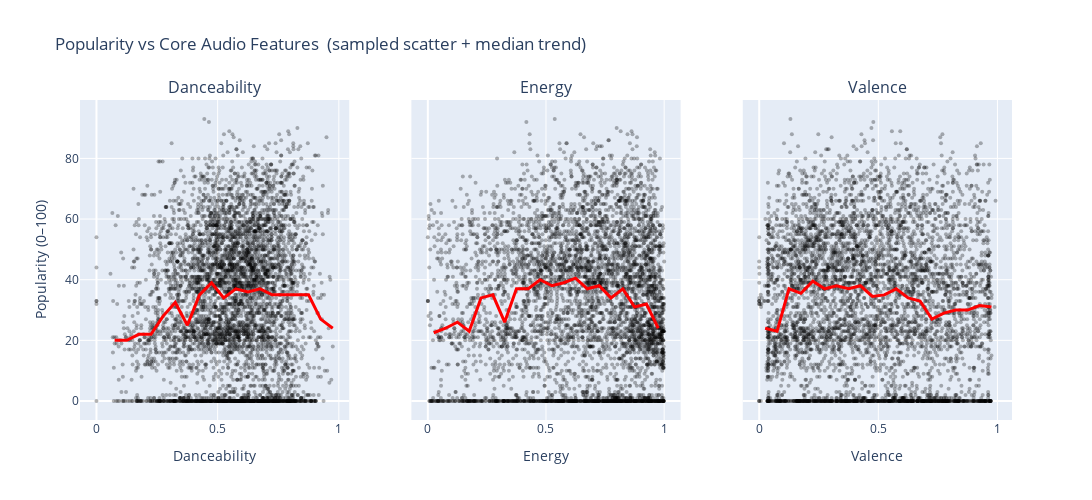

Notebook cell for this chart:
### Markdown cell above
### 4.1 Association with popularity

### Code cell
# features to compare → (column_name, pretty_label)
vars_ = [("danceability", "Danceability"),
         ("energy",       "Energy"),
         ("valence",      "Valence")]

# ╭─────────────────── 2. create 1×3 subplot figure ─────────────────────────╮
fig = make_subplots(
    rows=1, cols=3, shared_yaxes=True,
    subplot_titles=[lbl for _, lbl in vars_]
)

for i, (col, label) in enumerate(vars_, start=1):
    # 2-A scatter cloud (semi-transparent)
    fig.add_trace(
        go.Scatter(
            x=sample[col],
            y=sample["popularity"],
            mode="markers",
            marker=dict(size=4, color="rgba(0,0,0,0.30)"),
            hoverinfo="skip",
        ),
        row=1, col=i
    )

    # 2-B rolling median curve (20 equal-width bins)
    bins = np.linspace(0, 1, 21)
    med = (
        sample.groupby(pd.cut(sample[col], bins))["popularity"]
          .median()
          .reset_index()
          .dropna()
    )
    med["center"] = med[col].apply(lambda x: x.mid)
    fig.add_trace(
        go.Scatter(
            x=med["center"],
            y=med["popularity"],
            mode="lines",
            line=dict(color="red", width=3),
            hoverinfo="skip"
        ),
        row=1, col=i
    )

    fig.update_xaxes(title_text=label, row=1, col=i)

fig.update_yaxes(title_text="Popularity (0–100)", row=1, col=1)
fig.update_layout(
    title="Popularity vs Core Audio Features  (sampled scatter + median trend)",
    height=500, width=1_200, showlegend=False
)

fig.show()

### Figure 1 — Plotly figure (JSON) as saved in the notebook; plotly's stock layout.template omitted (floating-point values rounded to 4 significant figures; data arrays with more than 128 entries replaced by an {"elided": "..."} marker saying what was removed)
{"data": [{"hoverinfo": "skip", "marker": {"color": "rgba(0,0,0,0.30)", "size": 4}, "mode": "markers", "type": "scatter", "x": {"elided": "5000 float values"}, "xaxis": "x", "y": {"elided": "5000 int values"}, "yaxis": "y"}, {"hoverinfo": "skip", "line": {"color": "red", "width": 3}, "mode": "lines", "type": "scatter", "x": [0.075, 0.125, 0.175, 0.225, 0.275, 0.325, 0.375, 0.425, 0.475, 0.525, 0.575, 0.625, 0.675, 0.725, 0.775, 0.825, 0.875, 0.925, 0.975], "xaxis": "x", "y": [20.0, 20.0, 22.0, 22.0, 28.0, 32.5, 25.0, 35.0, 39.0, 34.0, 37.0, 36.0, 37.0, 35.0, 35.0, 35.0, 35.0, 27.0, 24.0], "yaxis": "y"}, {"hoverinfo": "skip", "marker": {"color": "rgba(0,0,0,0.30)", "size": 4}, "mode": "markers", "type": "scatter", "x": {"elided": "5000 float values"}, "xaxis": "x2", "y": {"elided": "5000 int values"}, "yaxis": "y2"}, {"hoverinfo": "skip", "line": {"color": "red", "width": 3}, "mode": "lines", "type": "scatter", "x": [0.025, 0.075, 0.125, 0.175, 0.225, 0.275, 0.325, 0.375, 0.425, 0.475, 0.525, 0.575, 0.625, 0.675, 0.725, 0.775, 0.825, 0.875, 0.925, 0.975], "xaxis": "x2", "y": [22.5, 24.0, 26.0, 23.0, 34.0, 35.0, 26.0, 37.0, 37.0, 40.0, 38.0, 39.0, 40.5, 37.0, 38.0, 34.0, 37.0, 31.0, 32.0, 24.0], "yaxis": "y2"}, {"hoverinfo": "skip", "marker": {"color": "rgba(0,0,0,0.30)", "size": 4}, "mode": "markers", "type": "scatter", "x": {"elided": "5000 float values"}, "xaxis": "x3", "y": {"elided": "5000 int values"}, "yaxis": "y3"}, {"hoverinfo": "skip", "line": {"color": "red", "width": 3}, "mode": "lines", "type": "scatter", "x": [0.025, 0.075, 0.125, 0.175, 0.225, 0.275, 0.325, 0.375, 0.425, 0.475, 0.525, 0.575, 0.625, 0.675, 0.725, 0.775, 0.825, 0.875, 0.925, 0.975], "xaxis": "x3", "y": [24.0, 23.0, 37.0, 35.5, 39.5, 37.0, 38.0, 37.0, 38.0, 34.5, 35.0, 37.0, 34.0, 33.0, 27.0, 29.0, 30.0, 30.0, 31.5, 31.0], "yaxis": "y3"}], "layout": {"annotations": [{"font": {"size": 16}, "showarrow": false, "text": "Danceability", "x": 0.1444, "xanchor": "center", "xref": "paper", "y": 1, "yanchor": "bottom", "yref": "paper"}, {"font": {"size": 16}, "showarrow": false, "text": "Energy", "x": 0.5, "xanchor": "center", "xref": "paper", "y": 1, "yanchor": "bottom", "yref": "paper"}, {"font": {"size": 16}, "showarrow": false, "text": "Valence", "x": 0.8556, "xanchor": "center", "xref": "paper", "y": 1, "yanchor": "bottom", "yref": "paper"}], "height": 500, "showlegend": false, "title": {"text": "Popularity vs Core Audio Features  (sampled scatter + median trend)"}, "width": 1200, "xaxis": {"anchor": "y", "domain": [0, 0.2889], "title": {"text": "Danceability"}}, "xaxis2": {"anchor": "y2", "domain": [0.3556, 0.6444], "title": {"text": "Energy"}}, "xaxis3": {"anchor": "y3", "domain": [0.7111, 1], "title": {"text": "Valence"}}, "yaxis": {"anchor": "x", "domain": [0, 1], "title": {"text": "Popularity (0–100)"}}, "yaxis2": {"anchor": "x2", "domain": [0, 1], "matches": "y", "showticklabels": false}, "yaxis3": {"anchor": "x3", "domain": [0, 1], "matches": "y", "showticklabels": false}}}
